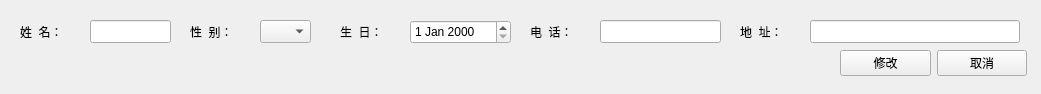
<?xml version="1.0" encoding="UTF-8"?>
<ui version="4.0">
 <class>MemberInfoChangeWidget</class>
 <widget class="QWidget" name="MemberInfoChangeWidget">
  <property name="geometry">
   <rect>
    <x>0</x>
    <y>0</y>
    <width>1041</width>
    <height>94</height>
   </rect>
  </property>
  <property name="windowTitle">
   <string>会员信息修改</string>
  </property>
  <widget class="QLineEdit" name="Name_lineEdit">
   <property name="geometry">
    <rect>
     <x>90</x>
     <y>20</y>
     <width>81</width>
     <height>23</height>
    </rect>
   </property>
  </widget>
  <widget class="QLabel" name="Name_label">
   <property name="geometry">
    <rect>
     <x>20</x>
     <y>20</y>
     <width>61</width>
     <height>23</height>
    </rect>
   </property>
   <property name="text">
    <string>姓  名：</string>
   </property>
  </widget>
  <widget class="QLabel" name="Agenda_label">
   <property name="geometry">
    <rect>
     <x>190</x>
     <y>20</y>
     <width>61</width>
     <height>23</height>
    </rect>
   </property>
   <property name="text">
    <string>性  别：</string>
   </property>
  </widget>
  <widget class="QComboBox" name="Agenda_comboBox">
   <property name="geometry">
    <rect>
     <x>260</x>
     <y>20</y>
     <width>51</width>
     <height>23</height>
    </rect>
   </property>
  </widget>
  <widget class="QLabel" name="Birthday_label">
   <property name="geometry">
    <rect>
     <x>340</x>
     <y>20</y>
     <width>61</width>
     <height>24</height>
    </rect>
   </property>
   <property name="text">
    <string>生  日：</string>
   </property>
  </widget>
  <widget class="QDateEdit" name="Birthday_dateEdit">
   <property name="geometry">
    <rect>
     <x>410</x>
     <y>20</y>
     <width>101</width>
     <height>24</height>
    </rect>
   </property>
  </widget>
  <widget class="QLabel" name="Tel_label">
   <property name="geometry">
    <rect>
     <x>530</x>
     <y>20</y>
     <width>61</width>
     <height>23</height>
    </rect>
   </property>
   <property name="text">
    <string>电  话：</string>
   </property>
  </widget>
  <widget class="QLineEdit" name="Tel_lineEdit">
   <property name="geometry">
    <rect>
     <x>600</x>
     <y>20</y>
     <width>121</width>
     <height>23</height>
    </rect>
   </property>
  </widget>
  <widget class="QLabel" name="Address_label">
   <property name="geometry">
    <rect>
     <x>740</x>
     <y>20</y>
     <width>61</width>
     <height>23</height>
    </rect>
   </property>
   <property name="text">
    <string>地  址：</string>
   </property>
  </widget>
  <widget class="QLineEdit" name="Address_lineEdit">
   <property name="geometry">
    <rect>
     <x>810</x>
     <y>20</y>
     <width>210</width>
     <height>23</height>
    </rect>
   </property>
  </widget>
  <widget class="QWidget" name="layoutWidget">
   <property name="geometry">
    <rect>
     <x>840</x>
     <y>50</y>
     <width>187</width>
     <height>26</height>
    </rect>
   </property>
   <layout class="QHBoxLayout" name="horizontalLayout_2">
    <item>
     <widget class="QPushButton" name="Confirm_pushButton">
      <property name="text">
       <string>修改</string>
      </property>
     </widget>
    </item>
    <item>
     <widget class="QPushButton" name="Cancle_pushButton">
      <property name="text">
       <string>取消</string>
      </property>
     </widget>
    </item>
   </layout>
  </widget>
 </widget>
 <resources/>
 <connections/>
</ui>
